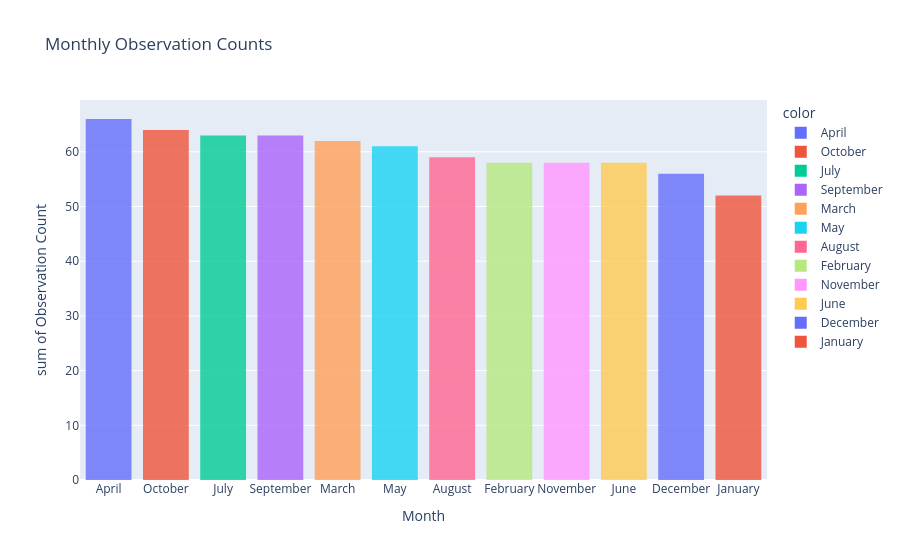

The notebook cell saved with this chart:
### Code cell
# MONTH-WISE REPORTING PATTERN

monthly_observations = (
    uac["Date"].dt.month_name().value_counts())
display(monthly_observations)

px.histogram(
    x= monthly_observations.index,
    y= monthly_observations.values,
    color=monthly_observations.index,
    opacity=0.8,
    labels={"x": "Month", "y": "Observation Count"},
    title="Monthly Observation Counts"
)

### Figure 1 — Plotly figure (JSON) as saved in the notebook; plotly's stock layout.template omitted (floating-point values rounded to 4 significant figures)
{"data": [{"bingroup": "x", "histfunc": "sum", "hovertemplate": "color=April<br>Month=%{x}<br>sum of Observation Count=%{y}<extra></extra>", "legendgroup": "April", "marker": {"color": "#636efa", "opacity": 0.8, "pattern": {"shape": ""}}, "name": "April", "orientation": "v", "showlegend": true, "type": "histogram", "x": ["April"], "xaxis": "x", "y": [66], "yaxis": "y"}, {"bingroup": "x", "histfunc": "sum", "hovertemplate": "color=October<br>Month=%{x}<br>sum of Observation Count=%{y}<extra></extra>", "legendgroup": "October", "marker": {"color": "#EF553B", "opacity": 0.8, "pattern": {"shape": ""}}, "name": "October", "orientation": "v", "showlegend": true, "type": "histogram", "x": ["October"], "xaxis": "x", "y": [64], "yaxis": "y"}, {"bingroup": "x", "histfunc": "sum", "hovertemplate": "color=July<br>Month=%{x}<br>sum of Observation Count=%{y}<extra></extra>", "legendgroup": "July", "marker": {"color": "#00cc96", "opacity": 0.8, "pattern": {"shape": ""}}, "name": "July", "orientation": "v", "showlegend": true, "type": "histogram", "x": ["July"], "xaxis": "x", "y": [63], "yaxis": "y"}, {"bingroup": "x", "histfunc": "sum", "hovertemplate": "color=September<br>Month=%{x}<br>sum of Observation Count=%{y}<extra></extra>", "legendgroup": "September", "marker": {"color": "#ab63fa", "opacity": 0.8, "pattern": {"shape": ""}}, "name": "September", "orientation": "v", "showlegend": true, "type": "histogram", "x": ["September"], "xaxis": "x", "y": [63], "yaxis": "y"}, {"bingroup": "x", "histfunc": "sum", "hovertemplate": "color=March<br>Month=%{x}<br>sum of Observation Count=%{y}<extra></extra>", "legendgroup": "March", "marker": {"color": "#FFA15A", "opacity": 0.8, "pattern": {"shape": ""}}, "name": "March", "orientation": "v", "showlegend": true, "type": "histogram", "x": ["March"], "xaxis": "x", "y": [62], "yaxis": "y"}, {"bingroup": "x", "histfunc": "sum", "hovertemplate": "color=May<br>Month=%{x}<br>sum of Observation Count=%{y}<extra></extra>", "legendgroup": "May", "marker": {"color": "#19d3f3", "opacity": 0.8, "pattern": {"shape": ""}}, "name": "May", "orientation": "v", "showlegend": true, "type": "histogram", "x": ["May"], "xaxis": "x", "y": [61], "yaxis": "y"}, {"bingroup": "x", "histfunc": "sum", "hovertemplate": "color=August<br>Month=%{x}<br>sum of Observation Count=%{y}<extra></extra>", "legendgroup": "August", "marker": {"color": "#FF6692", "opacity": 0.8, "pattern": {"shape": ""}}, "name": "August", "orientation": "v", "showlegend": true, "type": "histogram", "x": ["August"], "xaxis": "x", "y": [59], "yaxis": "y"}, {"bingroup": "x", "histfunc": "sum", "hovertemplate": "color=February<br>Month=%{x}<br>sum of Observation Count=%{y}<extra></extra>", "legendgroup": "February", "marker": {"color": "#B6E880", "opacity": 0.8, "pattern": {"shape": ""}}, "name": "February", "orientation": "v", "showlegend": true, "type": "histogram", "x": ["February"], "xaxis": "x", "y": [58], "yaxis": "y"}, {"bingroup": "x", "histfunc": "sum", "hovertemplate": "color=November<br>Month=%{x}<br>sum of Observation Count=%{y}<extra></extra>", "legendgroup": "November", "marker": {"color": "#FF97FF", "opacity": 0.8, "pattern": {"shape": ""}}, "name": "November", "orientation": "v", "showlegend": true, "type": "histogram", "x": ["November"], "xaxis": "x", "y": [58], "yaxis": "y"}, {"bingroup": "x", "histfunc": "sum", "hovertemplate": "color=June<br>Month=%{x}<br>sum of Observation Count=%{y}<extra></extra>", "legendgroup": "June", "marker": {"color": "#FECB52", "opacity": 0.8, "pattern": {"shape": ""}}, "name": "June", "orientation": "v", "showlegend": true, "type": "histogram", "x": ["June"], "xaxis": "x", "y": [58], "yaxis": "y"}, {"bingroup": "x", "histfunc": "sum", "hovertemplate": "color=December<br>Month=%{x}<br>sum of Observation Count=%{y}<extra></extra>", "legendgroup": "December", "marker": {"color": "#636efa", "opacity": 0.8, "pattern": {"shape": ""}}, "name": "December", "orientation": "v", "showlegend": true, "type": "histogram", "x": ["December"], "xaxis": "x", "y": [56], "yaxis": "y"}, {"bingroup": "x", "histfunc": "sum", "hovertemplate": "color=January<br>Month=%{x}<br>sum of Observation Count=%{y}<extra></extra>", "legendgroup": "January", "marker": {"color": "#EF553B", "opacity": 0.8, "pattern": {"shape": ""}}, "name": "January", "orientation": "v", "showlegend": true, "type": "histogram", "x": ["January"], "xaxis": "x", "y": [52], "yaxis": "y"}], "layout": {"barmode": "relative", "legend": {"title": {"text": "color"}, "tracegroupgap": 0}, "title": {"text": "Monthly Observation Counts"}, "xaxis": {"anchor": "y", "domain": [0, 1], "title": {"text": "Month"}}, "yaxis": {"anchor": "x", "domain": [0, 1], "title": {"text": "sum of Observation Count"}}}}
